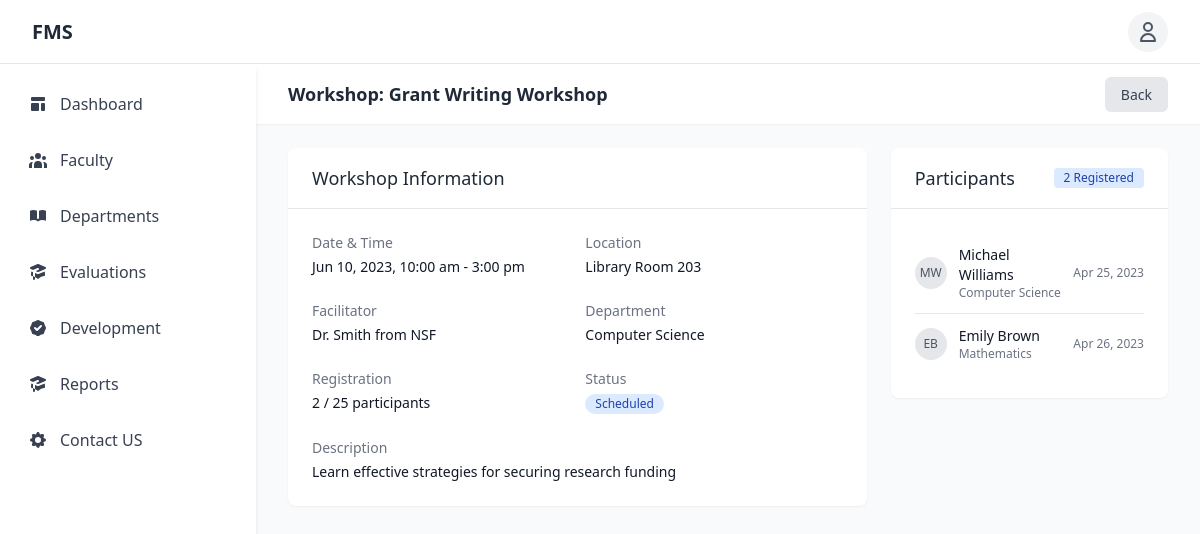
The page /workshop_view.php?id=1 (signed in) on the database its author committed.
### tables this page shows
CREATE TABLE `workshops` (
  `workshop_id` int(11) NOT NULL,
  `title` varchar(255) NOT NULL,
  `description` text DEFAULT NULL,
  `start_date` datetime NOT NULL,
  `end_date` datetime DEFAULT NULL,
  `location` varchar(255) DEFAULT NULL,
  `max_participants` int(11) NOT NULL DEFAULT 20,
  `facilitator` varchar(255) DEFAULT NULL,
  `department_id` int(11) DEFAULT NULL,
  `created_by` int(11) NOT NULL,
  `status` enum('scheduled','in_progress','completed','cancelled') DEFAULT 'scheduled',
  `created_at` timestamp NOT NULL DEFAULT current_timestamp()
);

CREATE TABLE `departments` (
  `department_id` int(11) NOT NULL,
  `name` varchar(100) NOT NULL,
  `code` varchar(10) NOT NULL,
  `description` text DEFAULT NULL,
  `head_id` int(11) DEFAULT NULL,
  `created_at` timestamp NOT NULL DEFAULT current_timestamp(),
  `updated_at` timestamp NOT NULL DEFAULT current_timestamp() ON UPDATE current_timestamp()
);

CREATE TABLE `workshop_registrations` (
  `registration_id` int(11) NOT NULL,
  `workshop_id` int(11) NOT NULL,
  `user_id` int(11) NOT NULL,
  `registration_date` timestamp NOT NULL DEFAULT current_timestamp(),
  `status` enum('confirmed','waitlisted','cancelled') DEFAULT 'confirmed',
  `notes` text DEFAULT NULL
);

### workshop_view.php (the view, shortened to what this page needs)
<?php
require_once 'includes/config.php';
$workshop_id = isset($_GET['id']) ? (int)$_GET['id'] : 0;
try {
    $stmt = $pdo->prepare("
        SELECT w.*, d.name as department_name, COUNT(r.registration_id) as registered_count
        FROM workshops w
        LEFT JOIN departments d ON w.department_id = d.department_id
        LEFT JOIN workshop_registrations r ON w.workshop_id = r.workshop_id
        WHERE w.workshop_id = ?
        GROUP BY w.workshop_id
    ");
    $stmt->execute([$workshop_id]);
    $workshop = $stmt->fetch(PDO::FETCH_ASSOC);
    $participantsStmt = $pdo->prepare("
        SELECT r.*, CONCAT(u.first_name, ' ', u.last_name) as participant_name, u.email,
               d.name as department_name
        FROM workshop_registrations r
        JOIN users u ON r.user_id = u.user_id
        LEFT JOIN faculty f ON u.user_id = f.faculty_id
        LEFT JOIN departments d ON f.department_id = d.department_id
        WHERE r.workshop_id = ?
        ORDER BY r.registration_date
    ");
    $participantsStmt->execute([$workshop_id]);
    $participants = $participantsStmt->fetchAll(PDO::FETCH_ASSOC);
} catch (PDOException $e) {
    die("Database error: " . $e->getMessage());
}
include 'includes/header.php';
include 'includes/sidebar.php';
?>
<div class="flex-1 sm:ml-64">
    <header class="bg-white shadow-sm">
        <div class="max-w-7xl mx-auto px-4 py-4 sm:px-6 lg:px-8 flex justify-between items-center">
            <h2 class="text-lg font-semibold text-gray-800">
                Workshop: <?php echo htmlspecialchars($workshop['title']); ?>
            </h2>
            <div>
                <a href="development.php" class="bg-gray-200 text-gray-700 px-4 py-2 rounded-md text-sm font-medium hover:bg-gray-300">
                    Back
                </a>
            </div>
        </div>
    </header>
    <main class="max-w-7xl mx-auto px-4 py-6 sm:px-6 lg:px-8">
        <div class="grid grid-cols-1 lg:grid-cols-3 gap-6">
            <div class="lg:col-span-2">
                <div class="bg-white overflow-hidden shadow-sm rounded-lg">
                    <div class="border-b border-gray-200 px-6 py-4">
                        <h3 class="text-lg font-medium text-gray-800">Workshop Information</h3>
                    </div>
                    <div class="p-6">
                        <dl class="grid grid-cols-1 gap-x-4 gap-y-6 sm:grid-cols-2">
                            <div>
                                <dt class="text-sm font-medium text-gray-500">Date & Time</dt>
                                <dd class="mt-1 text-sm text-gray-900">
                                    <?php
                                    echo date('M j, Y, g:i a', strtotime($workshop['start_date']));
                                    if ($workshop['end_date']) {
                                        echo ' - ';
                                        if (date('Y-m-d', strtotime($workshop['start_date'])) == date('Y-m-d', strtotime($workshop['end_date']))) {
                                            echo date('g:i a', strtotime($workshop['end_date']));
                                        } else {
                                            echo date('M j, Y, g:i a', strtotime($workshop['end_date']));
                                        }
                                    }
                                    ?>
                                </dd>
                            </div>
                            <div>
                                <dt class="text-sm font-medium text-gray-500">Location</dt>
                                <dd class="mt-1 text-sm text-gray-900"><?php echo htmlspecialchars($workshop['location']); ?></dd>
                            </div>
                            <div>
                                <dt class="text-sm font-medium text-gray-500">Facilitator</dt>
                                <dd class="mt-1 text-sm text-gray-900"><?php echo htmlspecialchars($workshop['facilitator']); ?></dd>
                            </div>
                            <div>
                                <dt class="text-sm font-medium text-gray-500">Department</dt>
                                <dd class="mt-1 text-sm text-gray-900"><?php echo htmlspecialchars($workshop['department_name'] ?? 'All Departments'); ?></dd>
                            </div>
                            <div>
                                <dt class="text-sm font-medium text-gray-500">Registration</dt>
                                <dd class="mt-1 text-sm text-gray-900">
                                    <?php echo $workshop['registered_count']; ?> / <?php echo $workshop['max_participants']; ?> participants
                                </dd>
                            </div>
                            <div>
                                <dt class="text-sm font-medium text-gray-500">Status</dt>
                                <dd class="mt-1 text-sm">
                                    <?php
                                    $status_color = 'gray';
                                    $status_text = ucfirst($workshop['status']);
                                    if ($workshop['status'] == 'scheduled') {
                                        $status_color = 'blue';
                                    } elseif ($workshop['status'] == 'in_progress') {
                                        $status_color = 'green';
                                    } elseif ($workshop['status'] == 'completed') {
                                        $status_color = 'indigo';
                                    } elseif ($workshop['status'] == 'cancelled') {
                                        $status_color = 'red';
                                    }
                                    ?>
                                    <span class="inline-flex items-center px-2.5 py-0.5 rounded-full text-xs font-medium bg-<?php echo $status_color; ?>-100 text-<?php echo $status_color; ?>-800">
                                        <?php echo $status_text; ?>
                                    </span>
                                </dd>
                            </div>
                        </dl>
                        <div class="mt-6">
                            <h4 class="text-sm font-medium text-gray-500">Description</h4>
                            <div class="mt-1 text-sm text-gray-900">
                                <?php echo nl2br(htmlspecialchars($workshop['description'])); ?>
                            </div>
                        </div>
                    </div>
                </div>
            </div>
            <div class="lg:col-span-1">
                <div class="bg-white overflow-hidden shadow-sm rounded-lg">
                    <div class="border-b border-gray-200 px-6 py-4 flex justify-between items-center">
                        <h3 class="text-lg font-medium text-gray-800">Participants</h3>
                        <span class="bg-blue-100 text-blue-800 text-xs font-medium px-2.5 py-0.5 rounded">
                            <?php echo count($participants); ?> Registered
                        </span>
                    </div>
                    <div class="p-6">
                        <?php if (empty($participants)): ?>
                            <p class="text-gray-500">No participants registered yet.</p>
                        <?php else: ?>
                            <ul class="divide-y divide-gray-200">
                                <?php foreach ($participants as $participant): ?>
                                    <li class="py-3">
                                        <div class="flex items-center space-x-3">
                                            <div class="flex-shrink-0 h-8 w-8 rounded-full bg-gray-200 flex items-center justify-center">
                                                <span class="text-xs font-medium text-gray-600">
                                                    <?php
                                                    $name_parts = explode(' ', $participant['participant_name']);
                                                    echo strtoupper(substr($name_parts[0], 0, 1) . (isset($name_parts[1]) ? substr($name_parts[1], 0, 1) : ''));
                                                    ?>
                                                </span>
                                            </div>
                                            <div class="min-w-0 flex-1">
                                                <p class="text-sm font-medium text-gray-900">
                                                    <?php echo htmlspecialchars($participant['participant_name']); ?>
                                                </p>
                                                <p class="text-xs text-gray-500">
                                                    <?php echo htmlspecialchars($participant['department_name'] ?? 'Unknown Department'); ?>
                                                </p>
                                            </div>
                                            <div class="flex-shrink-0 text-xs text-gray-500">
                                                <?php echo date('M j, Y', strtotime($participant['registration_date'])); ?>
                                            </div>
                                        </div>
                                    </li>
                                <?php endforeach; ?>
                            </ul>
                        <?php endif; ?>
                    </div>
                </div>
            </div>
        </div>
    </main>
</div>
<?php include 'includes/footer.php'; ?>

### includes/header.php (style rules this page uses)
body { padding-top: 4rem; }

### rows shown on the page
workshops: title "Grant Writing Workshop", start_date "Jun 10, 2023, 10:00 am", end_date "3:00 pm", location "Library Room 203", facilitator "Dr. Smith from NSF", department.name "Computer Science", max_participants "25", status "Scheduled", description "Learn effective strategies for securing research funding"
workshop_registrations: name_parts "MW", participant_name "Michael Williams", departments.name "Computer Science", registration_date "Apr 25, 2023"
workshop_registrations: name_parts "EB", participant_name "Emily Brown", departments.name "Mathematics", registration_date "Apr 26, 2023"

### other values the page prints
$workshop['registered_count'] "2"
count($participants) "2"
